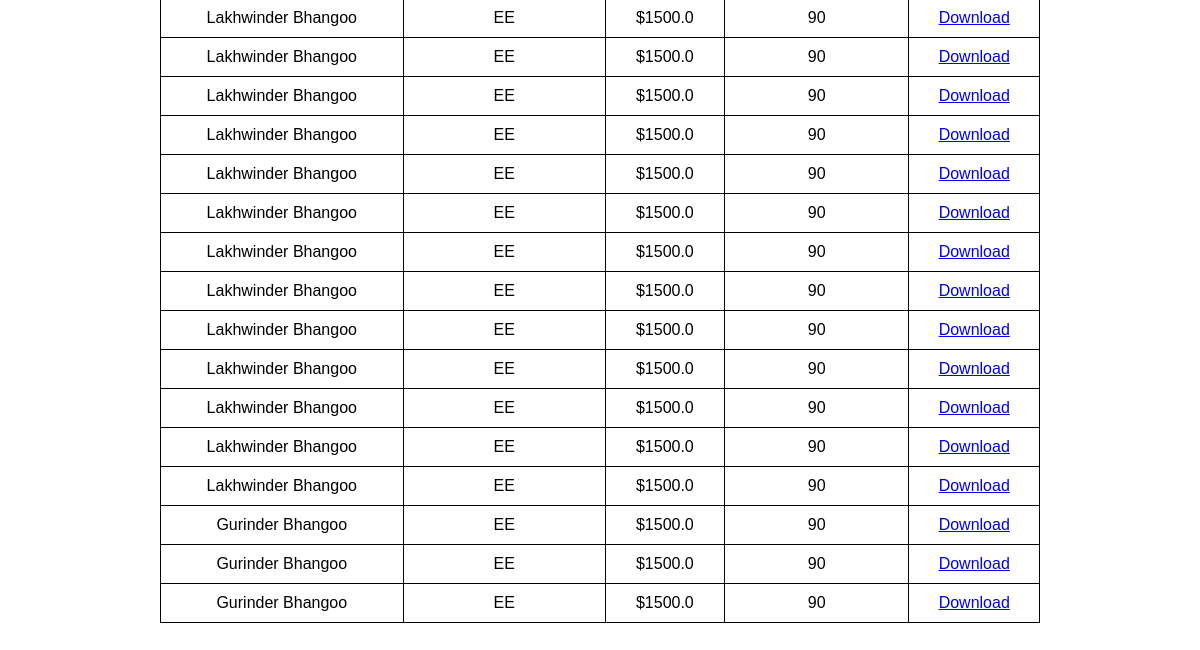
Before: / (lower part) with the older database file.
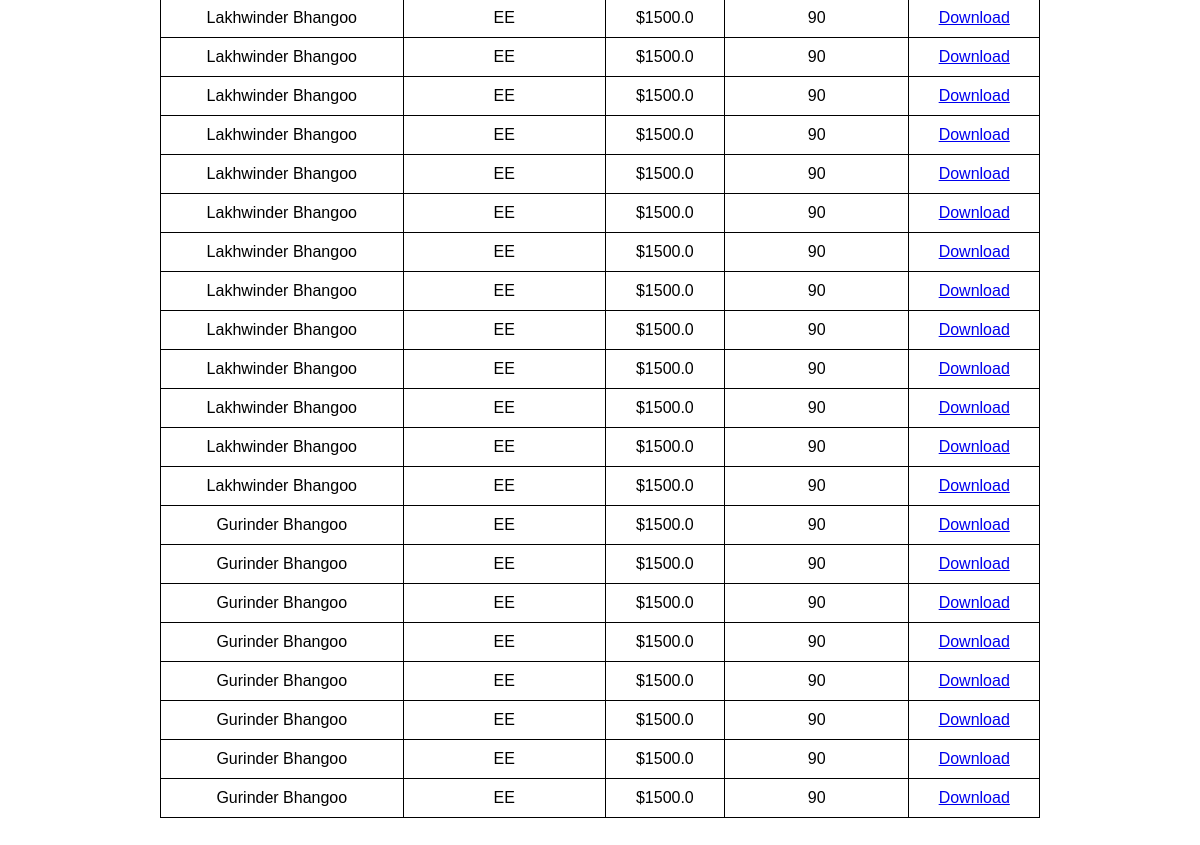
After: the same page with the newer database file.
### app.py (models this page shows)
class Quote(db.Model):
    id = db.Column(db.Integer, primary_key=True)
    customer_name = db.Column(db.String(100), nullable=False)
    recipient_email = db.Column(db.String(100), nullable=False)
    product_details = db.Column(db.Text, nullable=False)
    price = db.Column(db.Float, nullable=False)
    validity = db.Column(db.Integer, nullable=False)
    pdf_filename = db.Column(db.String(100), nullable=False)
    roof_square_feet = db.Column(db.Float, nullable=True)  # Roof Area
    roof_image_url = db.Column(db.String(255), nullable=True)  # Store Image URL

### app.py (the view)
@app.route("/")
def home():
    quotes = Quote.query.all()  # Fetch all quotes from the database
    return render_template("index.html", quotes=quotes)

### templates/index.html (shortened to what this page needs)
<!DOCTYPE html>
<html lang="en">
<head>
</head>
<body>
    <table>
        {% for quote in quotes %}
        <tr>
            <td>{{ quote.customer_name }}</td>
            <td>{{ quote.product_details }}</td>
            <td>${{ quote.price }}</td>
            <td>{{ quote.validity }}</td>
            <td><a href="{{ quote.pdf_filename }}" download>Download</a></td>
        </tr>
        {% endfor %}
    </table>
</body>
</html>

### templates/index.html (style rules this page uses)
body { font-family: Arial, sans-serif; text-align: center; margin: 50px; }
table { width: 80%; margin: auto; border-collapse: collapse; }

Changed rows visible on the page:
added Quote: customer_name "Gurinder Bhangoo", product_details "EE", price "1500.0", validity "90"
added Quote: customer_name "Gurinder Bhangoo", product_details "EE", price "1500.0", validity "90"
added Quote: customer_name "Gurinder Bhangoo", product_details "EE", price "1500.0", validity "90"
added Quote: customer_name "Gurinder Bhangoo", product_details "EE", price "1500.0", validity "90"
added Quote: customer_name "Gurinder Bhangoo", product_details "EE", price "1500.0", validity "90"
